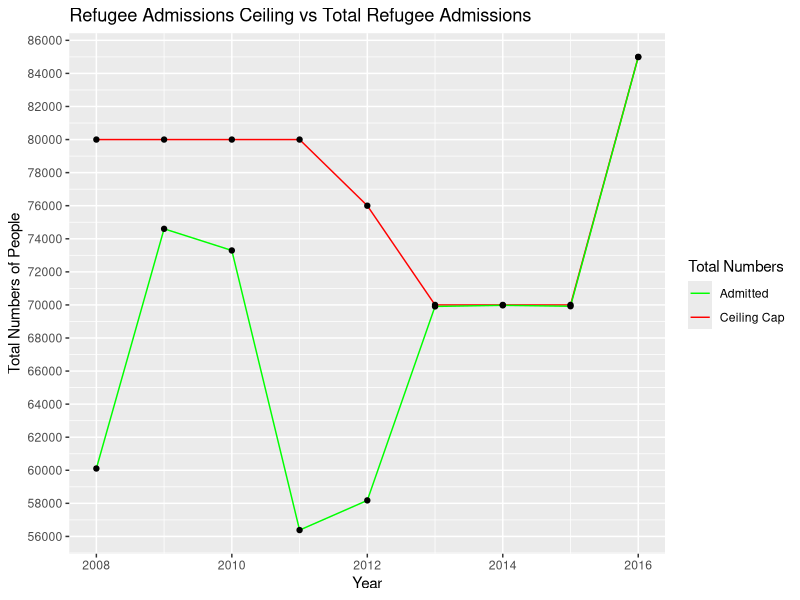
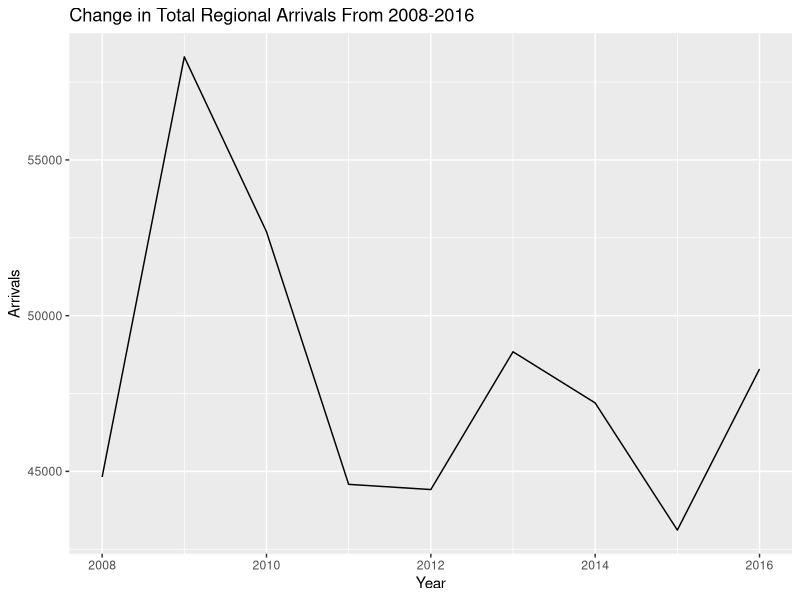

Write the R code that produced these figures, in order.
library(ggplot2)
library(dplyr)
library(tidyr)

#Show the caps & spots filled charts
#Show how immigration has changed over time

arrivals_obama <- read.csv("Refugees/total_arrival.csv", stringsAsFactors = F)
regional_arrivals <- read.csv("Refugees/regional_arrivals.csv", 
                              stringsAsFactors = F)
country_arrivals <- read.csv("Refugees/country_arrivals.csv", 
                             stringsAsFactors = F)

caps <- data.frame("Year" = c(2008, 2009, 2010, 2011, 2012, 2013, 2014, 2015, 
                              2016), "Cap" = c(80000, 80000, 80000, 80000, 76000,
                                               70000, 70000, 70000, 85000), 
                   "Admitted" = c(60107, 74602, 73293, 56384, 58179, 69909, 
                                  69975, 69920, 84989))

# Refugee caps
#refugee_ceiling_plot <- 

ggplot(caps, aes(x = Year)) +                    # basic graphical object
         geom_line(aes(y= Cap, colour= "Cap")) +  # first layer
         geom_line(aes(y= Admitted, colour= "Admitted")) +
        geom_point(aes (y = Cap)) +
  geom_point(aes (y = Admitted)) + 
  scale_y_continuous("Total Numbers of People", 
                   breaks= seq(56000, 86000, 2000)) +
  ggtitle("Refugee Admissions Ceiling vs Total Refugee Admissions") + 
scale_color_manual(name = "Total Numbers", values= c("Cap" = "red",
                                                        "Admitted" = "green"),
                       labels = c("Admitted", "Ceiling Cap")) 


# Regional Arrivals graphs
regional_arrivals <- regional_arrivals %>% 
  rename("2007" = X2007, "2008" = X2008, "2009" = X2009, "2010" = X2010, 
         "2011" = X2011, "2012" = X2012, "2013" = X2013, "2014" = X2014, 
         "2015" = X2015, "2016" = X2016)  

regional_arrivals[,-1] <- suppressWarnings(as.numeric(gsub(",", "", 
                                                           as.matrix(
                                                             regional_arrivals[,-1]))))
regional_arrivals[is.na(regional_arrivals)] <- 0
regional_arrivals$year <- list("")

regionals <- regional_arrivals %>%
  select(Region.and.country.of.nationality, `2008`, `2009`, `2010`, `2011`, `2012`,
         `2013`, `2014`, `2015`, `2016`) %>%
  gather(key = year, value = totals, `2008`:`2016`) # all columns except `state`
regionals <- regionals %>% 
  mutate(year = as.numeric(year))
newdata <- list()
newdata$years <- c(2008:2016)
newdata$africa <- c(regional_arrivals$`2008`[2],
                    regional_arrivals$`2009`[2],regional_arrivals$`2010`[2], 
                    regional_arrivals$`2011`[2], regional_arrivals$`2012`[2],
                    regional_arrivals$`2013`[2], regional_arrivals$`2014`[2],
                    regional_arrivals$`2015`[2], regional_arrivals$`2016`[2])
newdata$asia <- c(regional_arrivals$`2008`[3],
                  regional_arrivals$`2009`[3],regional_arrivals$`2010`[3], 
                  regional_arrivals$`2011`[3], regional_arrivals$`2012`[3],
                  regional_arrivals$`2013`[3], regional_arrivals$`2014`[3],
                  regional_arrivals$`2015`[3], regional_arrivals$`2016`[3])

newdata$europe <- c(regional_arrivals$`2008`[4],
                    regional_arrivals$`2009`[4],regional_arrivals$`2010`[4], 
                    regional_arrivals$`2011`[4], regional_arrivals$`2012`[4],
                    regional_arrivals$`2013`[4], regional_arrivals$`2014`[4],
                    regional_arrivals$`2015`[4], regional_arrivals$`2016`[4])

newdata$north_america <- c(regional_arrivals$`2008`[5],
                           regional_arrivals$`2009`[5],regional_arrivals$`2010`[5], 
                           regional_arrivals$`2011`[5], regional_arrivals$`2012`[5],
                           regional_arrivals$`2013`[5], regional_arrivals$`2014`[5],
                           regional_arrivals$`2015`[5], regional_arrivals$`2016`[5])

newdata$oceania <- c(regional_arrivals$`2008`[6],
                     regional_arrivals$`2009`[6],regional_arrivals$`2010`[6], 
                     regional_arrivals$`2011`[6], regional_arrivals$`2012`[6],
                     regional_arrivals$`2013`[6], regional_arrivals$`2014`[6],
                     regional_arrivals$`2015`[6], regional_arrivals$`2016`[6])

newdata$south_america <- c(regional_arrivals$`2008`[7],
                           regional_arrivals$`2009`[7],regional_arrivals$`2010`[7], 
                           regional_arrivals$`2011`[7], regional_arrivals$`2012`[7],
                           regional_arrivals$`2013`[7], regional_arrivals$`2014`[7],
                           regional_arrivals$`2015`[7], regional_arrivals$`2016`[7])

newdata$unknown <- c(regional_arrivals$`2008`[8],
                     regional_arrivals$`2009`[8],regional_arrivals$`2010`[8], 
                     regional_arrivals$`2011`[8], regional_arrivals$`2012`[8],
                     regional_arrivals$`2013`[8], regional_arrivals$`2014`[8],
                     regional_arrivals$`2015`[8], regional_arrivals$`2016`[8])

regionals <- data.frame(newdata)

ggplot(regionals,
       aes(
         x = years,
        y = asia   
         #color = "blue"
         #regionals$Region.and.country.of.nationality == "Africa"
         )
) + geom_line() +
  ggtitle("Change in Total Regional Arrivals From 2008-2016") +
  xlab("Year") +
  ylab("Arrivals")

